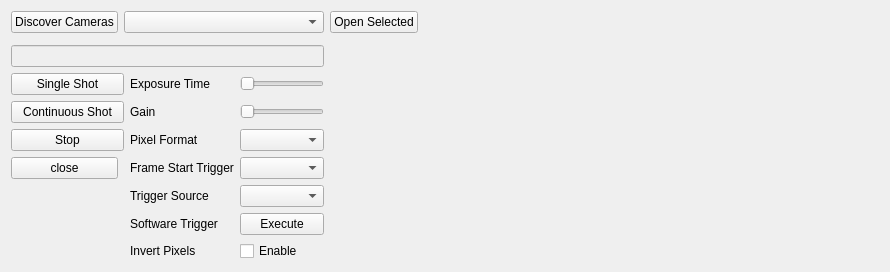
        <widget class="QWidget" name="tab_2">
         <attribute name="title">
          <string>相机</string>
         </attribute>
         <layout class="QGridLayout" name="gridLayout_5">
          <item row="3" column="2">
           <widget class="QLabel" name="exposureLabel_1">
            <property name="text">
             <string>Exposure Time</string>
            </property>
           </widget>
          </item>
          <item row="0" column="5">
           <spacer name="horizontalSpacer_7">
            <property name="orientation">
             <enum>Qt::Horizontal</enum>
            </property>
            <property name="sizeHint" stdset="0">
             <size>
              <width>455</width>
              <height>20</height>
             </size>
            </property>
           </spacer>
          </item>
          <item row="9" column="2">
           <widget class="QLabel" name="invertPixelLabel_1">
            <property name="text">
             <string>Invert Pixels</string>
            </property>
           </widget>
          </item>
          <item row="5" column="0" colspan="2">
           <widget class="QPushButton" name="stop_1">
            <property name="text">
             <string>Stop</string>
            </property>
           </widget>
          </item>
          <item row="8" column="2">
           <widget class="QLabel" name="softwareTriggerLabel_1">
            <property name="text">
             <string>Software Trigger</string>
            </property>
           </widget>
          </item>
          <item row="4" column="3">
           <widget class="QSlider" name="gain_1">
            <property name="orientation">
             <enum>Qt::Horizontal</enum>
            </property>
           </widget>
          </item>
          <item row="7" column="2">
           <widget class="QLabel" name="triggerSourceLabel_1">
            <property name="text">
             <string>Trigger Source</string>
            </property>
           </widget>
          </item>
          <item row="1" column="0" colspan="4">
           <widget class="QWidget" name="image_1" native="true">
            <property name="autoFillBackground">
             <bool>false</bool>
            </property>
            <property name="styleSheet">
             <string notr="true">border:3px solid blue</string>
            </property>
           </widget>
          </item>
          <item row="6" column="3">
           <widget class="QComboBox" name="triggerMode_1"/>
          </item>
          <item row="1" column="4" colspan="2">
           <widget class="QWidget" name="image_2" native="true">
            <property name="autoFillBackground">
             <bool>false</bool>
            </property>
            <property name="styleSheet">
             <string notr="true">border:3px solid blue</string>
            </property>
           </widget>
          </item>
          <item row="3" column="3">
           <widget class="QSlider" name="exposure_1">
            <property name="orientation">
             <enum>Qt::Horizontal</enum>
            </property>
           </widget>
          </item>
          <item row="7" column="3">
           <widget class="QComboBox" name="triggerSource_1"/>
          </item>
          <item row="0" column="4">
           <widget class="QPushButton" name="openSelected">
            <property name="text">
             <string>Open Selected</string>
            </property>
           </widget>
          </item>
          <item row="5" column="3">
           <widget class="QComboBox" name="pixelFormat_1"/>
          </item>
          <item row="3" column="0" colspan="2">
           <widget class="QPushButton" name="singleShot_1">
            <property name="text">
             <string>Single Shot</string>
            </property>
           </widget>
          </item>
          <item row="0" column="0">
           <widget class="QPushButton" name="scanButton">
            <property name="text">
             <string>Discover Cameras</string>
            </property>
           </widget>
          </item>
          <item row="2" column="0" colspan="4">
           <widget class="QLineEdit" name="statusbar_1">
            <property name="enabled">
             <bool>false</bool>
            </property>
            <property name="readOnly">
             <bool>true</bool>
            </property>
           </widget>
          </item>
          <item row="6" column="2">
           <widget class="QLabel" name="triggerModeLabel_1">
            <property name="text">
             <string>Frame Start Trigger</string>
            </property>
           </widget>
          </item>
          <item row="9" column="3">
           <widget class="QCheckBox" name="invertPixel_1">
            <property name="text">
             <string>Enable</string>
            </property>
           </widget>
          </item>
          <item row="4" column="2">
           <widget class="QLabel" name="gainLabel_1">
            <property name="text">
             <string>Gain</string>
            </property>
           </widget>
          </item>
          <item row="4" column="0" colspan="2">
           <widget class="QPushButton" name="continuous_1">
            <property name="text">
             <string>Continuous Shot</string>
            </property>
           </widget>
          </item>
          <item row="0" column="1" colspan="3">
           <widget class="QComboBox" name="cameraList"/>
          </item>
          <item row="8" column="3">
           <widget class="QPushButton" name="softwareTrigger_1">
            <property name="text">
             <string>Execute</string>
            </property>
           </widget>
          </item>
          <item row="5" column="2">
           <widget class="QLabel" name="pixelFormatLabel_1">
            <property name="text">
             <string>Pixel Format</string>
            </property>
           </widget>
          </item>
          <item row="6" column="0">
           <widget class="QPushButton" name="close_1">
            <property name="text">
             <string>close</string>
            </property>
           </widget>
          </item>
         </layout>
         <zorder>scanButton</zorder>
         <zorder>cameraList</zorder>
         <zorder>openSelected</zorder>
         <zorder>invertPixelLabel_1</zorder>
         <zorder>image_2</zorder>
         <zorder>statusbar_1</zorder>
         <zorder>image_1</zorder>
         <zorder>stop_1</zorder>
         <zorder>continuous_1</zorder>
         <zorder>singleShot_1</zorder>
         <zorder>softwareTriggerLabel_1</zorder>
         <zorder>triggerSourceLabel_1</zorder>
         <zorder>triggerModeLabel_1</zorder>
         <zorder>pixelFormatLabel_1</zorder>
         <zorder>gainLabel_1</zorder>
         <zorder>exposureLabel_1</zorder>
         <zorder>invertPixel_1</zorder>
         <zorder>softwareTrigger_1</zorder>
         <zorder>triggerSource_1</zorder>
         <zorder>triggerMode_1</zorder>
         <zorder>pixelFormat_1</zorder>
         <zorder>gain_1</zorder>
         <zorder>exposure_1</zorder>
         <zorder>horizontalSpacer_7</zorder>
         <zorder>close_1</zorder>
        </widget>
